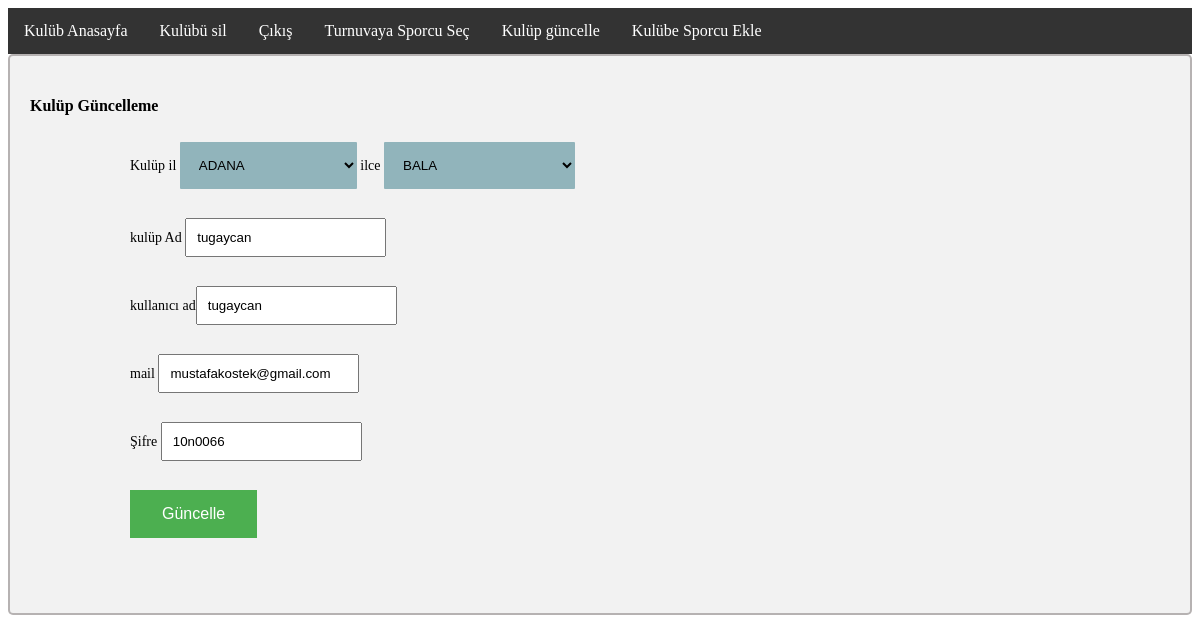
The page /kulup/kulupGuncelle.php (signed in) on the database its author committed.
### tables this page shows
CREATE TABLE `kulup` (
  `kulupId` int(11) NOT NULL,
  `kulupAd` varchar(70) DEFAULT NULL,
  `kullaniciAd` varchar(30) NOT NULL,
  `kulupSifre` varchar(50) DEFAULT NULL,
  `kulupMail` varchar(30) NOT NULL,
  `ilceId` int(11) NOT NULL,
  `aktif` bit(1) NOT NULL
);

### kulup/kulupGuncelle.php (the view, shortened to what this page needs)
<?php include "../bag.php";
include "include.php";
if(isset($_SESSION['id'])){
	$id=$_SESSION['id'];
	$sql="select *from kulup where kulupId=".$id."";
	$result=$conn->query($sql);
	if ($result->num_rows > 0) {
	while($row = $result->fetch_assoc()) {
		$kulupAd=$row['kulupAd'];
		$kullaniciAd=$row['kullaniciAd'];
		$kulupSifre=$row['kulupSifre'];
		$kulupMail=$row['kulupMail'];
		$ilceId=$row['ilceId'];
	}
	}
?>
<head>
</head>
<div>
<form action="kulupGuncelle.php" method="post">
<h4>Kulüp Güncelleme</h4>
<p>Kulüp il <select name="il" id="il" onchange="showHint()">
<?php
$sql="select *from il";
$result = $conn->query($sql);
 while($row = $result->fetch_assoc()) {
		echo	"<option   value=".$row["ilId"].">".$row["ilAd"]."</option>";
    }
?>
</select>
ilce <select name="ilce" id="ilce">
<?php
$sql="select *from ilce";
$result = $conn->query($sql);
 while($row = $result->fetch_assoc()) {
			if($ilceId==$row["ilceId"])
			echo '<option selected  value="'.$row["ilceId"].'">'.$row["ilceAd"].'</option>';
			else
			echo '<option  value="'.$row["ilceId"].'">'.$row["ilceAd"].'</option>';
			}
?>
</select>
</p>
<p>
kulüp Ad <input type="text" name="kulup" value="<?php echo $kulupAd; ?>" >
</p>
<p>
kullanıcı ad<input type="text" name="kullanıcıad" value="<?php echo $kullaniciAd; ?>"></p>
<p>
mail <input type="text" name="mail" value="<?php echo $kulupMail; ?>">
</p>
<p>
Şifre <input type="text" name="psw" value="<?php echo $kulupSifre; ?>" >
</p>
<p><input type="submit" value="Güncelle"></p>
</form>
</div>
<?php
	}
	else  header('Location:'.$base_url.'/kulup/kulupGir.php');
?>

### style.css (style rules this page uses)
div { background-color: #e6ffff; border: 2px solid #2d1f1f4d; }
p { font-size: 14px; border-radius: 1px; padding-top: 5px; padding-right: 10px; padding-bottom: 10px; padding-left: 100px; }
input[type=text],[type=password] { padding: 10; margin: 0 0; display: table-cell; box-sizing: border-box; }
select { padding: 15px 15px; width: inherit; border: none; border-radius: 1px; background-color: #91b4bb; }
input[type=button], input[type=submit], input[type=reset], input[type=file] { background-color: #4CAF50; border: #0c1b1b; color: white; padding: 15px 32px; text-align: center; text-decoration: none; font-size: 16px; }
div { border-radius: 5px; background-color: #f2f2f2; padding: 20px; }

### rows shown on the page
kulup: kulup "tugaycan", kullanıcıad "tugaycan", mail "mustafakostek@gmail.com", psw "10n0066"

### other values the page prints
form field il "ADANA"
form field ilce "BALA"
